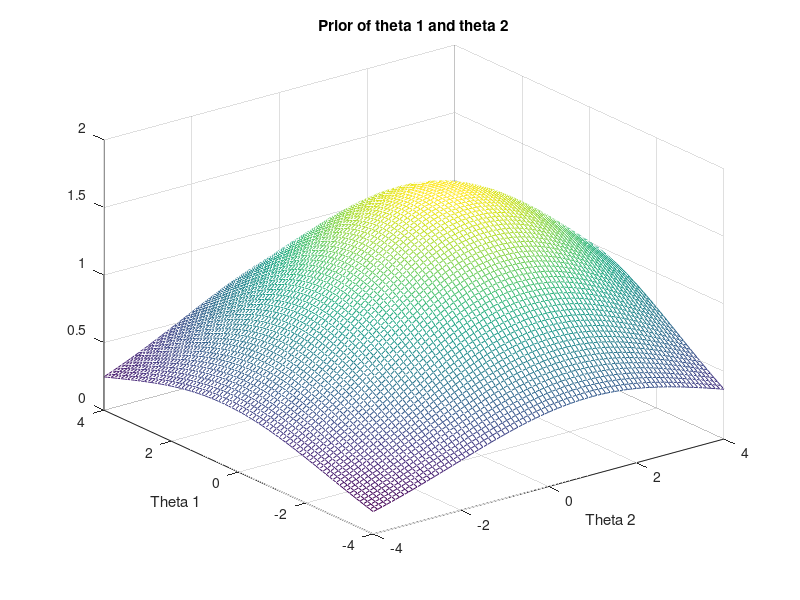
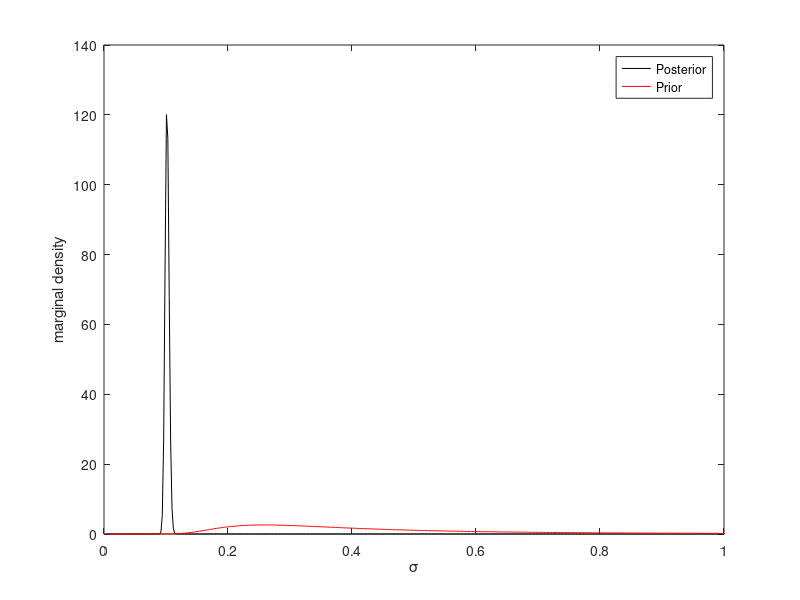
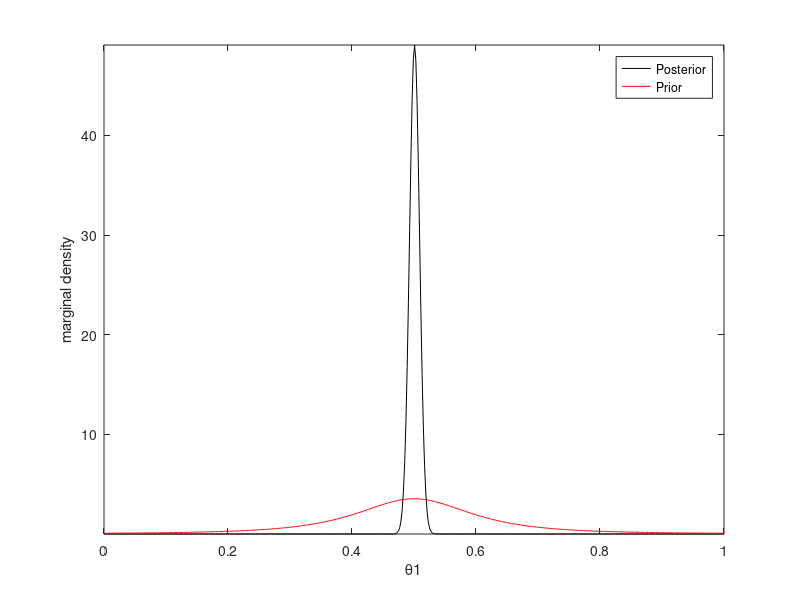
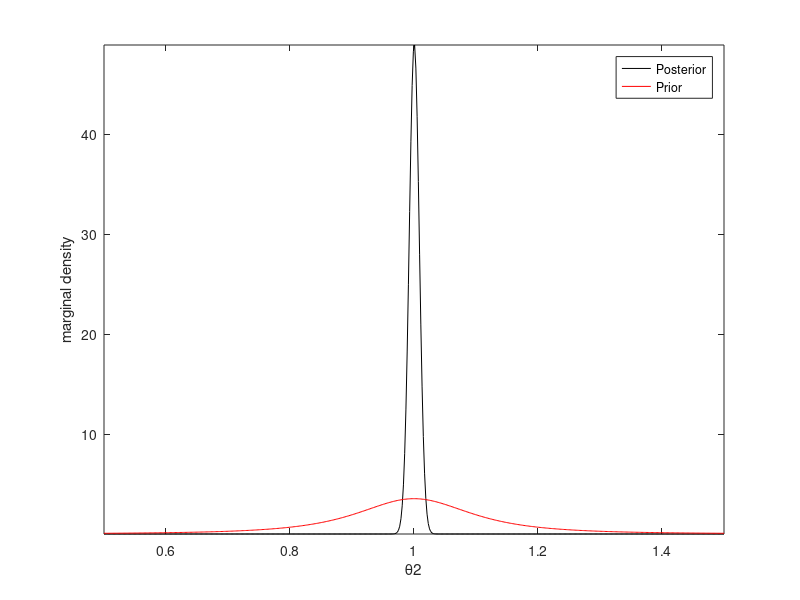

Reproduce these figures in MATLAB, in order.
clc, clear, close all
n=500;
r=2;
x_star=linspace(0,1,n);
sig_star=0.1;%True Sigma
theta1_star=0.5;%True Theta 1
theta2_star=1;%True Theta 2
y=zeros(1,length(x_star));%Memory prellocation
burn=10000;
for i=1:length(x_star)
    eps=normrnd(0,sig_star);
    y(i)=theta1_star+theta2_star*x_star(i)+eps;
end

V0=0.1*eye(2);
const=1/(2*pi*(det(V0)^0.5));
a0=1;
b0=0.1;
%this is the pdf of the distribution with mean equal to the true value and
%a covariance matrix of 0.1 times the identity
pdf=@(x) const*exp(-0.5*[abs(theta1_star-x(1)),abs(theta2_star-x(2))]*V0*[abs(theta1_star-x(1));abs(theta2_star-x(2))]);

x1=-4:0.1:4;
x2=0.01:0.01:4;
p=zeros(length(x1));
z=zeros(1,length(x2));
for i=1:length(x1)
    for j=1:length(x1)
        p(i,j)=pdf([x1(i);x1(j)]);
    end
end

for i=1:length(x2)
    z(i)=((b0^a0)/gamma(a0))*((1/x2(i))^(a0+1))*exp(-b0/x2(i));
end
f1=figure('Name','Joint prior of theta 1 and theta 2');
mesh(x1,x1,p)
xlabel('Theta 2')
ylabel('Theta 1')
title('Prior of theta 1 and theta 2')
% f2=figure('Name','Prior for sigma');
% plot(x2,z,'-')
% title('Prior for sigma')



x2d=[ones(length(x_star),1),x_star'];
V=inv(inv(V0)+x2d'*x2d);
mu0=[theta1_star;theta2_star];
mu=V*(inv(V0)*mu0+x2d'*y');
a_star=a0+n/2;
b_star=b0+0.5*(mu0'*inv(V0)*mu0+y*y'-mu'*inv(V)*mu);


sig=linspace(0,10*sqrt(b0/(a0+1)),1000);
invgamma = @(x,alpha,beta)(gampdf(1./x,alpha,1/beta)./(x.^2));
f3=figure('Name','Prior vs Posterior for sigma');
plot(sig,2*sig.*invgamma(sig.^2,a_star,b_star),'-k');
xlim([0,1])
hold on;
plot(sig,2*sig.*invgamma(sig.^2,a0,b0),'-r');
hold off;
legend('Posterior','Prior');
xlabel('\sigma'); ylabel('marginal density');


sx = sqrt(V(1,1)*b_star/a_star);
%xx = linspace(mu(1)-4*sx,mu(1)+4*sx,500);
xx=linspace(0,1,500);
f4=figure('Name','Marginal density of theta 1');
plot(xx,tpdf((xx-mu(1))/sx,2*a_star)/sx,'-k');
hold on
sx0 = sqrt(V0(1,1)*b0/a0);
plot(xx,tpdf((xx-mu0(1))/sx0,2*a0)/sx0,'-r');
hold off ; axis tight ;
legend('Posterior','Prior');
xlabel(['\theta',num2str(1)]); ylabel('marginal density');


xx=linspace(0.5,1.5,500);
f5=figure('Name','Marginal density of theta 2');
plot(xx,tpdf((xx-mu(2))/sx,2*a_star)/sx,'-k');
hold on
sx0 = sqrt(V0(1,1)*b0/a0);
plot(xx,tpdf((xx-mu0(2))/sx0,2*a0)/sx0,'-r');
hold off ; axis tight ;
legend('Posterior','Prior');
xlabel(['\theta',num2str(2)]); ylabel('marginal density');